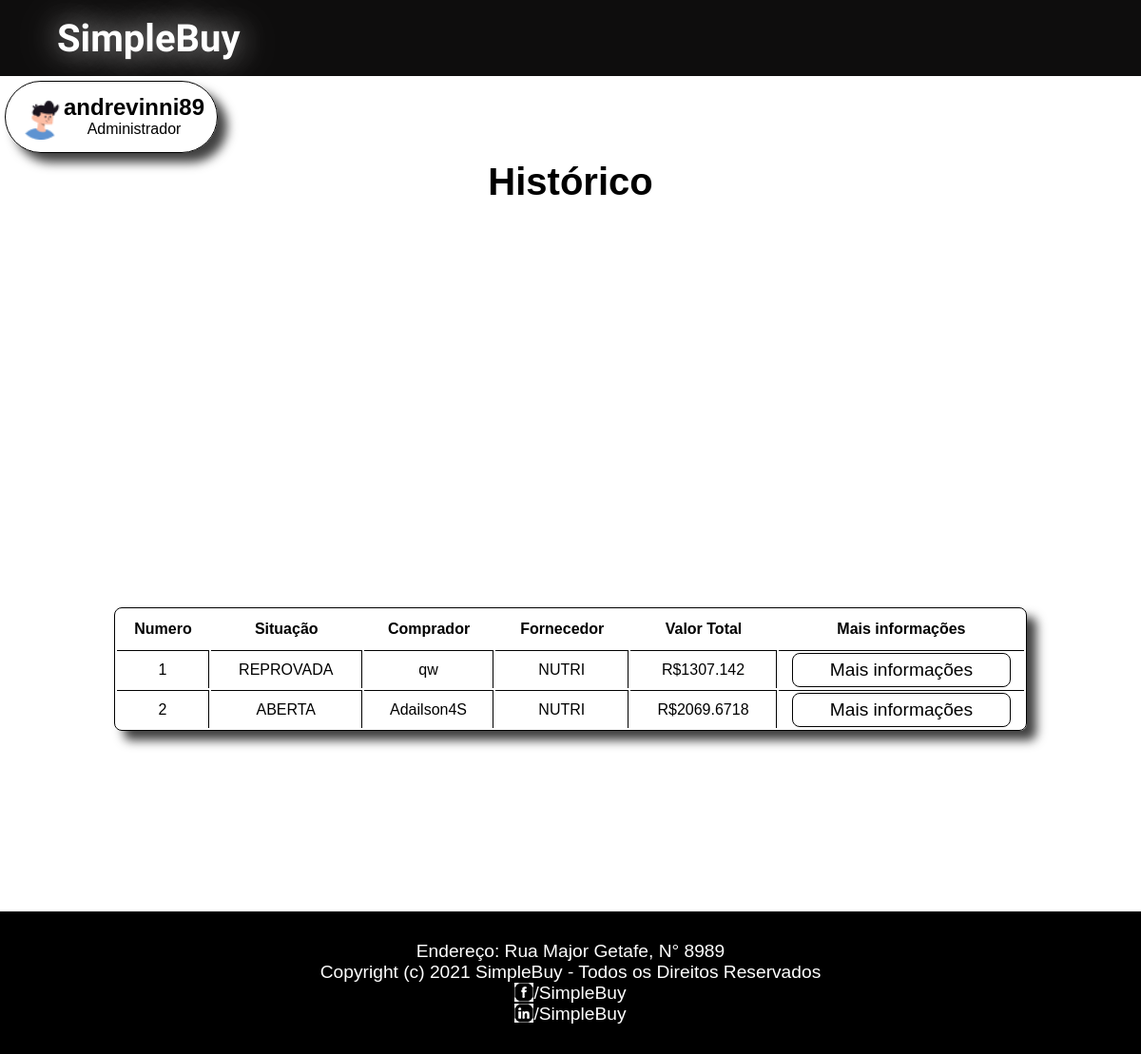
Before: /inicio-administrador/andrevinni89/historico-compras with the older database file.
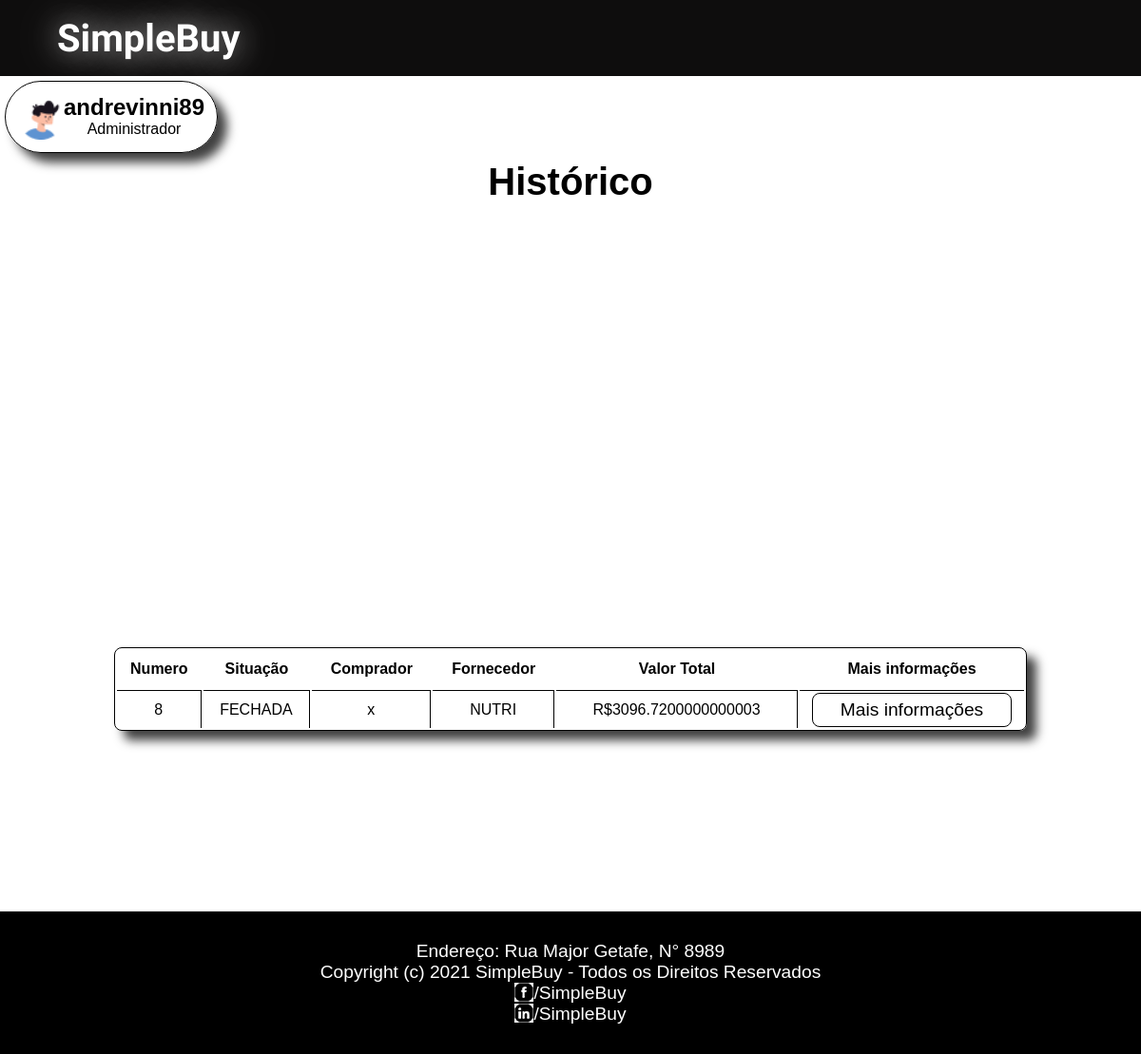
After: the same page with the newer database file.
### SimpleBuy/models.py (models this page shows)
class OrdemFornecimento(models.Model):
        fornecedor = models.ForeignKey(Fornecedor, on_delete=models.CASCADE)
        contratante = models.ForeignKey(EmpresaCompradora, on_delete=models.CASCADE)
        comprador = models.ForeignKey(Comprador, on_delete=models.CASCADE)
        situacao = models.CharField(max_length=200, default=SituacaoOf.COMPRADOR_NEGOCIANDO.value)
        valor_total = models.FloatField(default=0)

class Comprador(models.Model):
    nomeUsuario = models.CharField(max_length=200)
    senha = models.CharField(max_length=200)
    nome = models.CharField(max_length=200)
    email = models.CharField(max_length=200)
    telefone = models.CharField(max_length=200)
    empresa = models.ForeignKey(EmpresaCompradora, on_delete=models.CASCADE)
    def __str__(self):
        return self.nomeUsuario

class Fornecedor(models.Model):
    nome = models.CharField(max_length=200, unique=True)
    cnpj = models.CharField(max_length=200, unique=True)
    email = models.CharField(max_length=500, null=True)
    endereco = models.OneToOneField(Endereco, on_delete=models.CASCADE)
    telefone = models.CharField(max_length=200)
    classe = models.ForeignKey(Classe, on_delete=models.CASCADE, null=True)
    def __str__(self):
        return self.nome

### SimpleBuy/views.py (the view)
# urls.py: path('inicio-administrador/<str:nomeUsuario>/historico-compras', views.historico_compras, name='historico_compras'),
def historico_compras(request, nomeUsuario):
    dao = GenericDao()
    try:
        comprador = dao.get_by_username(Comprador, nomeUsuario)
        user = comprador
    except:
        comprador = False
        administrador = dao.get_by_username(Administrador, nomeUsuario)
        user = administrador
    ofs = dao.selectAll(OrdemFornecimento)
    context = {
        "user": user,
        "ofs": ofs
    }
    return render(request, 'SimpleBuy/historico-compras.html', context)

### SimpleBuy/dao/GenericDao.py (called while the page is built)
    def selectAll(self, Model):
        list = []
        for i in Model.objects.all():
            list.append(i)
        return list

    def get_by_username(self, Model, username):
        try:
            model = Model.objects.get(nomeUsuario=username)
        except:
            raise
        return model

### SimpleBuy/templates/SimpleBuy/historico-compras.html (shortened to what this page needs)
{% load static %}
<!DOCTYPE html>
<html lang="pt-br">
<head>
    <link rel="stylesheet" href="{% static 'style/inicio.css' %}">
    <link rel="stylesheet" href="{% static 'style/historico.css' %}">
</head>
<body>
    <div class="box">
    <header>
        <div class="container-header">
            <h1 class="tittle-header"><a id="logo" href="/index.html"> SimpleBuy</a></h1>
        </div>
    </header>
            {% if user.plano > 0 %}
            <a href="/inicio-administrador/{{user.nomeUsuario}}/" class="profile-link">
                <div class="profile">
                    <img src="{% static 'img/user-image.png' %}" alt="">
                    <div class="img-name">
                        <h2>{{user.nomeUsuario}}</h2>
                        <span>Administrador</span>
                    </div>
                </div>
            </a>
        {% endif %}
        <div class="content-historico">
            <h1>Histórico</h1>
            <table>
                <tr>
                    <th>Numero</th>
                    <th>Situação</th>
                    <th >Comprador</th>
                    <th >Fornecedor</th>
                    <th>Valor Total</th>
                    <th>Mais informações</th>
                </tr>
                {% for of in ofs %}
                    <tr>
                        <td>{{of.id}}</td>
                        <td>{{of.situacao}}</td>
                        <td >{{of.comprador}}</td>
                        <td >{{of.fornecedor}}</td>
                        <td>R${{of.valor_total}}</td>
                        <td class="last"><a href="info-of/{{of.id}}"><button class="generic-button">Mais informações</button></a></td>
                    </tr>
                {% endfor %}
            </table>
        </div>
    <footer>
        <p>Endereço: Rua Major Getafe, N° 8989</p>
        <p>Copyright (c) 2021 SimpleBuy - Todos os Direitos Reservados</p>
        <div class="rede">
            <img src="{% static 'img/icone-facebook.png' %}" alt="">
            <p><a href="https://facebook/SimpleBuy">/SimpleBuy</a></p>
        </div>
        <div class="rede">
            <img src="{% static 'img/icone-linkedin.png' %}" alt="">
            <p><a href="https://linkedin/SimpleBuy">/SimpleBuy</a></p>
        </div>
    </footer>
</div>
</body>
</html>

Changed rows visible on the page:
removed OrdemFornecimento: id "1", situacao "REPROVADA", comprador "qw", fornecedor "NUTRI", valor_total "1307.142"
removed OrdemFornecimento: id "2", situacao "ABERTA", comprador "Adailson4S", fornecedor "NUTRI", valor_total "2069.6718"
added OrdemFornecimento: id "8", situacao "FECHADA", comprador "x", fornecedor "NUTRI", valor_total "3096.7200000000003"
